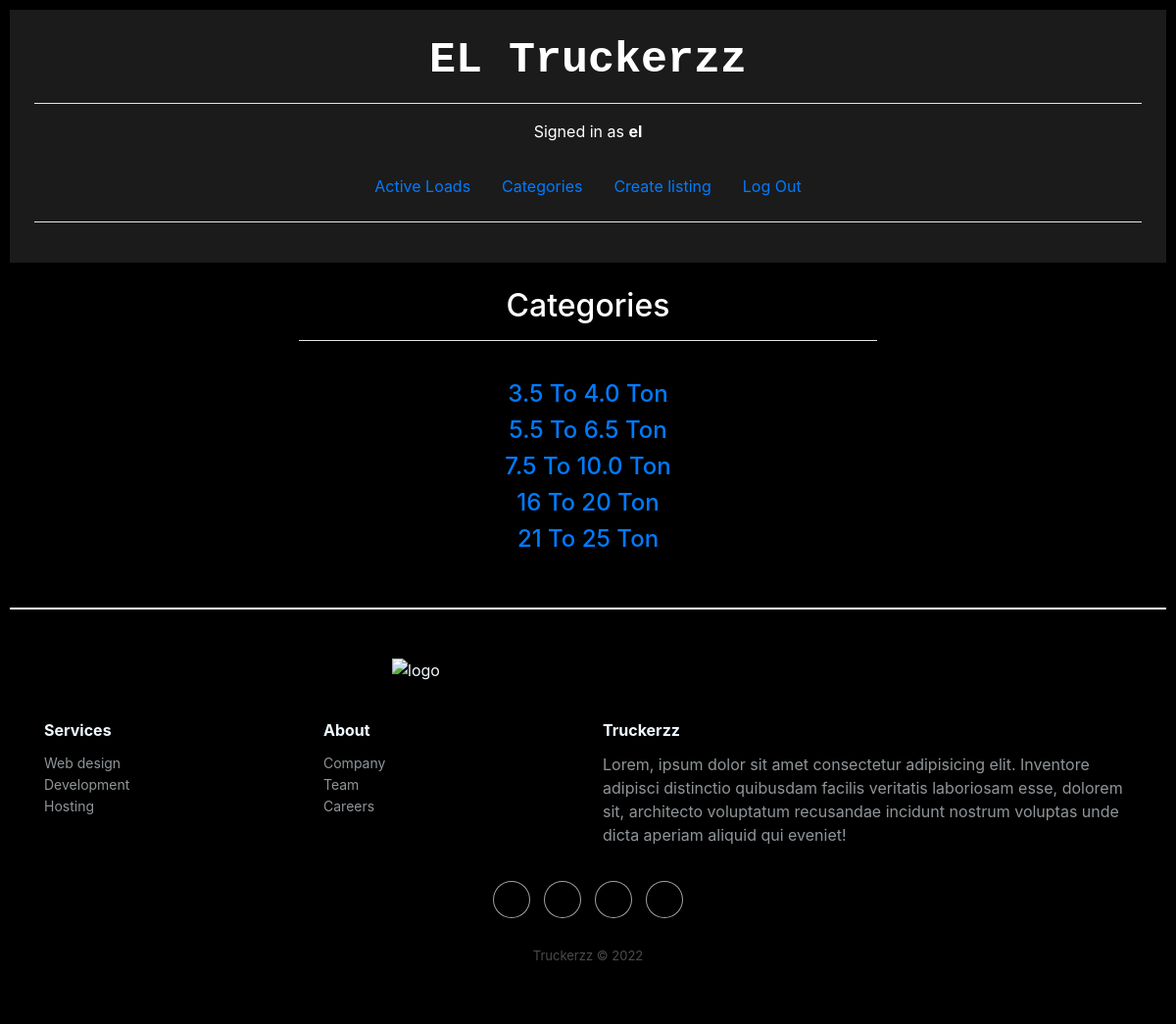
The page /categories (signed in) on the database its author committed.
### auctions/models.py (models this page shows)
class User(AbstractUser):
    pass

class Category(models.Model):
    cat_name = models.CharField(max_length=64)
    cat_desc = models.CharField(max_length=64)
    class Meta:
        verbose_name_plural = "categories"
    def __str__(self):
        return f"{self.cat_name}"

### auctions/views.py (the view)
# urls.py: path("categories", views.categories, name="categories"),
@login_required
def categories(request):
    categories = Category.objects.all()
    print(categories)
    return render(request, "auctions/categories.html", {
        'categories' : categories
        })

### auctions/templates/auctions/categories.html
{% extends "auctions/layout.html" %}
{% block body %}
    <h2>Categories</h2>
    <hr style="background-color: white; width: 50%;"><br>
    {% for category in categories %}
        <a href='{% url "category" category.id %}'><h4>{{ category.cat_name|title }}</h4></a>
    {% endfor %}
{% endblock %}

### auctions/templates/auctions/layout.html (shortened to what this page needs)
{% load static %}
<!DOCTYPE html>
<html lang="en">
    <head>
        <link rel="stylesheet" href="https://stackpath.bootstrapcdn.com/bootstrap/4.4.1/css/bootstrap.min.css">
        <link href="{% static 'styles.css' %}" rel="stylesheet">
        <link rel="stylesheet" href="https://cdnjs.cloudflare.com/ajax/libs/twitter-bootstrap/4.1.3/css/bootstrap.min.css">
        <link rel="stylesheet" href="https://cdnjs.cloudflare.com/ajax/libs/ionicons/2.0.1/css/ionicons.min.css">
    </head>
    <body style="background-color: black; color: white">
        <div style="padding: 25px; text-align: center; width: 100%; background-color: #1b1b1b; color: white">
            <h1 style="font-size: 45px; font-weight: 600; font-family:'Courier New', Courier, monospace;">EL Truckerzz</h1>
            <hr style="background-color: white;">
            <div>
                {% if user.is_authenticated %}
                    Signed in as <strong>{{ user.username }}</strong>
                {% else %}
                    Not Signed-In
                {% endif %}
            </div><br>
            <ul class="nav" style="justify-content: center;">
                <li class="nav-item">
                    <a class="nav-link" href="{% url 'index' %}">Active Loads</a>
                </li>
                {% if user.is_authenticated %}
                    <li class="nav-item">
                        <a class="nav-link" href="{% url 'categories' %}">Categories</a>
                    </li>
                    <li class="nav-item">
                        <a class="nav-link" href="{% url 'create' %}">Create listing</a>
                    </li>
                    <li class="nav-item">
                        <a class="nav-link" href="{% url 'logout' %}">Log Out</a>
                    </li>
                {% endif %}
            </ul>
            <hr style="background-color: white;">
        </div>
        <div style="padding-top: 25px;">
            <center>
                {% block body %}
                {% endblock %}
            </center>
        </div>
        <br><br>
        <div class="footer-dark">
            <footer>
                <div class="container">
                    <img src="https://i.ibb.co/WgvX2KG/logo.png" alt="logo" style="width: 400px; margin-left: calc(50% - 200px); margin-bottom: 40px;">
                    <div class="row">
                        <div class="col-sm-6 col-md-3 item">
                            <h3>Services</h3>
                            <ul>
                                <li><a href="#">Web design</a></li>
                                <li><a href="#">Development</a></li>
                                <li><a href="#">Hosting</a></li>
                            </ul>
                        </div>
                        <div class="col-sm-6 col-md-3 item">
                            <h3>About</h3>
                            <ul>
                                <li><a href="#">Company</a></li>
                                <li><a href="#">Team</a></li>
                                <li><a href="#">Careers</a></li>
                            </ul>
                        </div>
                        <div class="col-md-6 item text">
                            <h3>Truckerzz</h3>
                            <p>Lorem, ipsum dolor sit amet consectetur adipisicing elit. Inventore adipisci distinctio quibusdam facilis veritatis laboriosam esse, dolorem sit, architecto voluptatum recusandae incidunt nostrum voluptas unde dicta aperiam aliquid qui eveniet!</p>
                        </div>
                        <div class="col item social"><a href="#"></a><a href="#"></a><a href="#"></a><a href="#"></a></div>
                    </div>
                    <p class="copyright">Truckerzz © 2022</p>
                </div>
            </footer>
        </div>
    </body>
</html>

### staticfiles/styles.css (style rules this page uses)
body { padding: 10px; }

### auctions/templates/auctions/layout.html (style rules this page uses)
.footer-dark { padding:50px 0; color:#f0f9ff; background-color:black; border-top: 2px white solid; }
.footer-dark h3 { margin-top:0; margin-bottom:12px; font-weight:bold; font-size:16px; }
.footer-dark ul { padding:0; list-style:none; line-height:1.6; font-size:14px; margin-bottom:0; }
.footer-dark ul a { color:inherit; text-decoration:none; opacity:0.6; }
.footer-dark .item.text { margin-bottom:36px; }
.footer-dark .item.text p { opacity:0.6; margin-bottom:0; }
.footer-dark .item.social { text-align:center; }
.footer-dark .item.social > a { font-size:20px; width:36px; height:36px; line-height:36px; display:inline-block; text-align:center; border-radius:50%; box-shadow:0 0 0 1px rgba(255, 255, 255, 0.863); margin:0 8px; color:#fff; opacity:0.75; }
.footer-dark .copyright { text-align:center; padding-top:24px; opacity:0.3; font-size:13px; margin-bottom:0; }

### rows shown on the page
User: username "el"
Category: cat_name "3.5 To 4.0 Ton"
Category: cat_name "5.5 To 6.5 Ton"
Category: cat_name "7.5 To 10.0 Ton"
Category: cat_name "16 To 20 Ton"
Category: cat_name "21 To 25 Ton"
